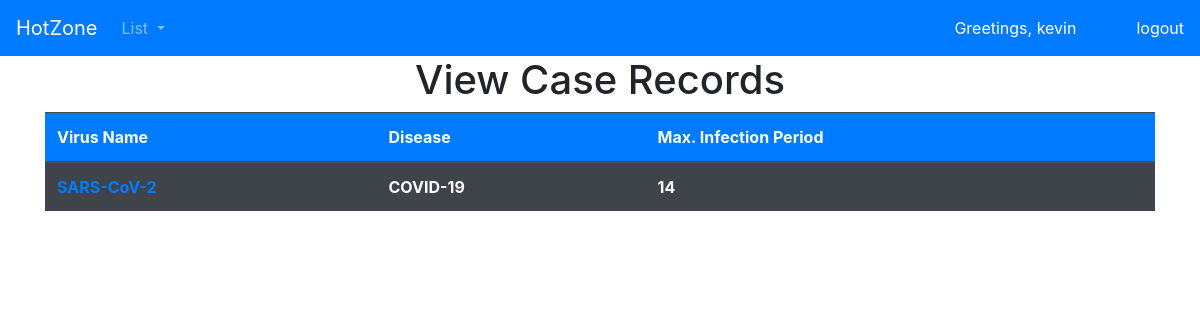
/viruses (signed in), run on the app's committed database.
### hotzone/models.py (models this page shows, shortened)
class VirusDetail(models.Model):
    name = models.CharField(max_length=100)
    commonName = models.CharField(max_length=100)
    maxInfectionPeriod = models.PositiveIntegerField()

### hotzone/views.py (the view)
# urls.py: path('viruses', views.list_viruses, name='list_viruses'),
@login_required(login_url='user_login')
def list_viruses(request):
    viruses_list = VirusDetail.objects.all()
    context = {'viruses_list': viruses_list}
    return render(request, 'list_viruses.html', context)

### templates/list_viruses.html (shortened to what this page needs)
{% load static %}
<!DOCTYPE html>
<html>
<head>
    <link rel="stylesheet" href="https://cdnjs.cloudflare.com/ajax/libs/font-awesome/4.7.0/css/font-awesome.min.css">
    <link rel="stylesheet" href="https://cdn.jsdelivr.net/npm/bootstrap@4.5.3/dist/css/bootstrap.min.css"
>
    <link rel="stylesheet" href="{% static 'after_login_pages.css' %}">
</head>
<body>
    {% include 'navbar.html' %}
    <h1 class="text-center">View Case Records </h1>
    <div class="container-xl">
        <div class="row">
            <div class="col">
                <table class="table table-striped table-dark">
                    <thead class="bg-primary">
                        <tr>
                            <th scope="col">Virus Name</th>
                            <th scope="col">Disease</th>
                            <th scope="col">Max. Infection Period</th>
                        </tr>
                    </thead>
                    <tbody class="table table-striped table-dark">
                        {% for virus in viruses_list %}
                        <tr>
                            <th><a href="{% url 'show_virus_detail' virus.name %}">{{virus.name}}</a></th>
                            <th>{{virus.commonName}}</th>
                            <th>{{virus.maxInfectionPeriod}}</th>
                        </tr>
                        {% endfor %}
                    </tbody>
                </table>
            </div>
        </div>
    </div>
</body>
</html>

### templates/navbar.html (shortened to what this page needs)
<nav class="navbar navbar-expand-lg navbar-dark bg-primary ">
    <a class="navbar-brand" href="{% url 'list_cases' %}">HotZone</a>
    <div class="collapse navbar-collapse" id="navbarSupportedContent">
        <ul class="navbar-nav mr-auto">
            <li class="nav-item dropdown">
                <a class="nav-link dropdown-toggle" href="#" id="navbarDropdown" role="button" data-toggle="dropdown"
                    aria-haspopup="true" aria-expanded="false">
                    List
                </a>
            </li>
        </ul>
    </div>
    <span id="greeting_message">Greetings, {{request.user}}</span>
    <a href="{% url 'user_logout' %}" id="logout_link">logout</a>
</nav>

### static/after_login_pages.css (style rules this page uses)
#logout_link, #greeting_message { color: white; }
#greeting_message { margin-right: 30px; }
#logout_link { margin-left: 30px; }

### data on the page
VirusDetail: name "SARS-CoV-2", commonName "COVID-19", maxInfectionPeriod "14"

### other printed values
{{ request.user }} "kevin"
